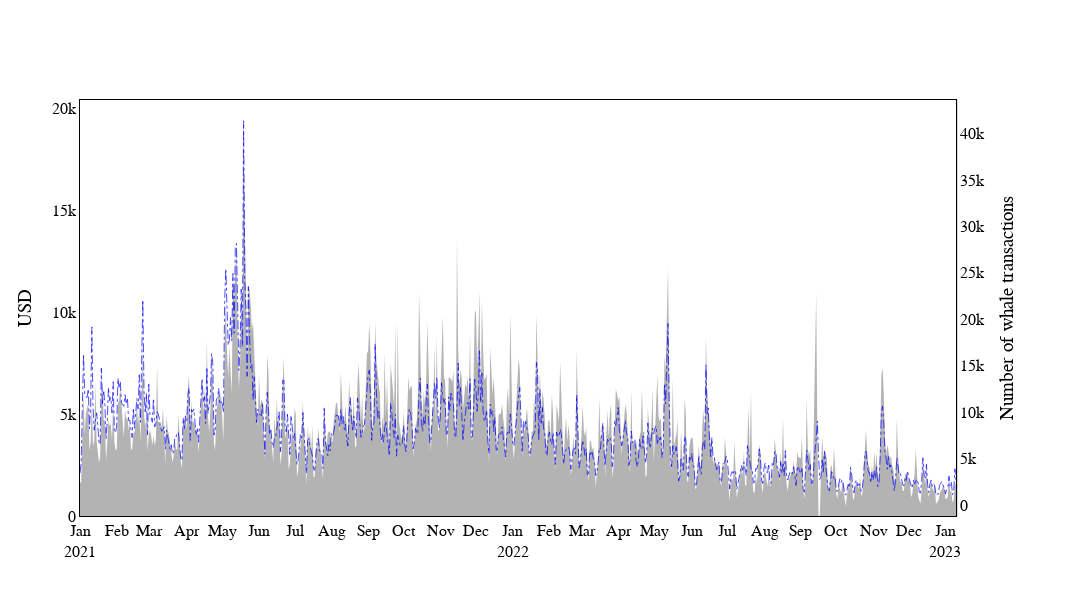

The notebook cell this image was saved under:
### Code cell
fig = make_subplots(rows=1, cols=1, specs=[[{'secondary_y': True}]])

fig['layout'].update(height=600, width=1200, 
                    title='',
                    showlegend=False,
                    font=dict(family='Times New Roman', size=16))

# fig.add_trace(go.Scatter(
#     x=eth_data.index, 
#     y=(eth_data['transaction_count']), 
#     mode='lines',
#     line=dict(width=0.5, color='rgb(160, 160, 160)'), fill='tozeroy',fillcolor='rgba(160, 160, 160, 1)',
#     # marker=dict(size=3, symbol='triangle-up'),
#    ))

fig.add_trace(go.Scatter(
    x=eth_data.index, 
    y=(eth_data['transaction_value']),
    mode='lines',
    line=dict(width=1, color='rgba(160, 160, 160, 0)'), fill='tozeroy',fillcolor='rgba(160, 160, 160, 0.8)'),
              secondary_y=False)


fig.add_trace(go.Scatter(
    x=eth_data.index, 
    y=(eth_data['large_transaction']),
    mode='lines',
    line=dict(width=0.7, color='rgb(2, 0, 255)', dash='dashdot')), 
              secondary_y=True)
    # fill='tozeroy',fillcolor='rgba(0, 0, 255, 1)'),


# fig.add_trace(go.Scatter(
#     x=eth_data.index, 
#     y=(eth_data['xlarge_transaction']/eth_data['transaction_count']),
#     mode='lines',
#     line=dict(width=1.5, color='rgb(255, 204, 153)')), 
#               secondary_y=True)
#     # fill='tozeroy',fillcolor='rgba(255, 204, 153, 1)'),


# fig.add_vline(x='2022-09-15', 
#                 line_dash='dot',
#                 line_color='black',
#                 line_width=1)

fig['layout']['yaxis1'].update(title='USD',
                              showticklabels=True)
                            #   rangemode='tozero')
                            
fig['layout']['yaxis2'].update(title='Number of whale transactions',
                              showticklabels=True)

fig['layout']['xaxis'].update(title='',
                                dtick='M1',
                                tickformat='%b\n%Y',
                                showticklabels=True,
                                range=['2021-01-01','2023-01-10'])


fig.update_xaxes(showline=True, linewidth=1, linecolor='black', mirror=True, showgrid=False)
fig.update_yaxes(showline=True, linewidth=1, linecolor='black', mirror=True, showgrid=False)

fig.update_layout({'plot_bgcolor': 'rgba(0,0,0,0)',
                'paper_bgcolor': 'rgba(0,0,0,0)'},
                font_color='black')

fig.show()
fig.write_image('./image/whale_and_value.pdf')

### Figure 1 — Plotly figure (JSON) as saved in the notebook; plotly's stock layout.template omitted (floating-point values rounded to 4 significant figures; data arrays with more than 128 entries replaced by an {"elided": "..."} marker saying what was removed)
{"data": [{"fill": "tozeroy", "fillcolor": "rgba(160, 160, 160, 0.8)", "line": {"color": "rgba(160, 160, 160, 0)", "width": 1}, "mode": "lines", "type": "scatter", "x": {"elided": "740 str values"}, "xaxis": "x", "y": {"elided": "740 float values"}, "yaxis": "y"}, {"line": {"color": "rgb(2, 0, 255)", "dash": "dashdot", "width": 0.7}, "mode": "lines", "type": "scatter", "x": {"elided": "740 str values"}, "xaxis": "x", "y": {"elided": "740 int values"}, "yaxis": "y2"}], "layout": {"font": {"color": "black", "family": "Times New Roman", "size": 16}, "height": 600, "paper_bgcolor": "rgba(0,0,0,0)", "plot_bgcolor": "rgba(0,0,0,0)", "showlegend": false, "title": {"text": ""}, "width": 1200, "xaxis": {"anchor": "y", "domain": [0, 0.94], "dtick": "M1", "linecolor": "black", "linewidth": 1, "mirror": true, "range": ["2021-01-01", "2023-01-10"], "showgrid": false, "showline": true, "showticklabels": true, "tickformat": "%b\n%Y", "title": {"text": ""}}, "yaxis": {"anchor": "x", "domain": [0, 1], "linecolor": "black", "linewidth": 1, "mirror": true, "showgrid": false, "showline": true, "showticklabels": true, "title": {"text": "USD"}}, "yaxis2": {"anchor": "x", "linecolor": "black", "linewidth": 1, "mirror": true, "overlaying": "y", "showgrid": false, "showline": true, "showticklabels": true, "side": "right", "title": {"text": "Number of whale transactions"}}}}
